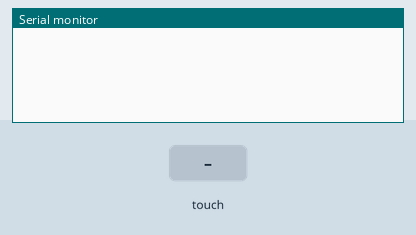
Recording of a sketch running on a simulated ESP32. Parts: the last lines printed to the serial monitor. Inputs (shaded band) come from the test bench.

Above: at 1.2 s.
1.3 s: touch panel pressed at 13 % / 10 % of its raw x / y range
At 2.3 s:
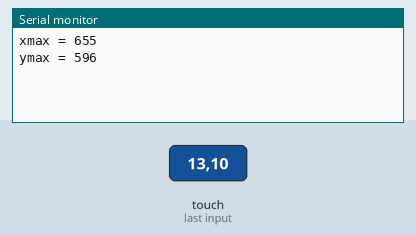
2.8 s: touch panel pressed at 38 % / 10 % of its raw x / y range
At 3.4 s:
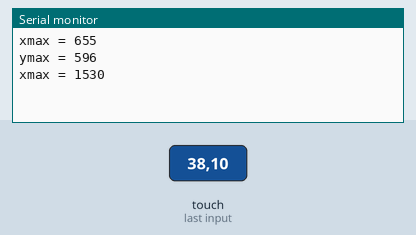

The sketch:

TouchLims_esp32.ino
```cpp
// Programa para encontrar el valor minimo y maximo de las coordenadas

#include "XPT2046_Touchscreen.h"
#include "SPI.h"

#define CS_PIN  15
// MOSI=11, MISO=12, SCK=13

//XPT2046_Touchscreen ts(CS_PIN);
#define TIRQ_PIN  2
//XPT2046_Touchscreen ts(CS_PIN);  // Param 2 - NULL - No interrupts
//XPT2046_Touchscreen ts(CS_PIN, 255);  // Param 2 - 255 - No interrupts
XPT2046_Touchscreen ts(CS_PIN, TIRQ_PIN);  // Param 2 - Touch IRQ Pin - interrupt enabled polling

int xmin = 500, ymin = 500;
int xmax = 500, ymax = 500;

void setup() {
  Serial.begin(115200);
  ts.begin();
  ts.setRotation(0);
  //while (!Serial && (millis() <= 1000));
}

void loop() {
  if (ts.touched()) {
    TS_Point p = ts.getPoint();
    if (p.x < xmin) {
      xmin = p.x;
      Serial.print("xmin = ");
      Serial.println(p.x);
    }
    if (p.y < ymin) {
      ymin = p.y;
      Serial.print("ymin = ");
      Serial.println(p.y);
    }
    if (p.x > xmax) {
      xmax = p.x;
      Serial.print("xmax = ");
      Serial.println(p.x);
    }
    if (p.y > ymax) {
      ymax = p.y;
      Serial.print("ymax = ");
      Serial.println(p.y);
    }
    /*
      Serial.print("Pressure = ");
      Serial.print(p.z);
      Serial.print(", x = ");
      Serial.print(p.x);
      Serial.print(", y = ");
      Serial.print(p.y);
    */
    delay(50);
  }
}
```

Measured:
- after the input at 1.3 s, the serial monitor: prints a new line at once (image 1)
- after the input at 2.8 s, the serial monitor: prints a new line at once (image 2)
